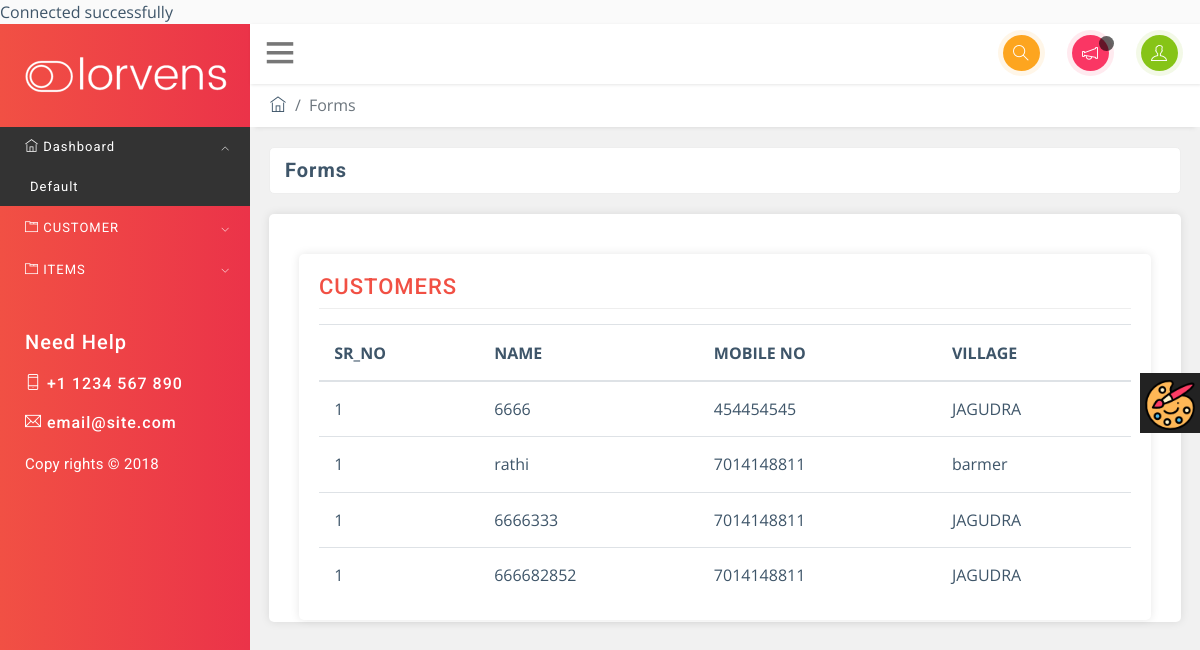
The page /view_customer.php on the database its author committed.
### tables this page shows
CREATE TABLE IF NOT EXISTS `customers` (
  `SR_NO` int(100) NOT NULL AUTO_INCREMENT,
  `NAME` varchar(100) NOT NULL,
  `MOB_NO` varchar(100) NOT NULL,
  `VILLAGE` varchar(100) NOT NULL,
  PRIMARY KEY (`NAME`,`SR_NO`)
);

### view_customer.php (the view, shortened to what this page needs)
<!DOCTYPE html>
<html>
<?php
require_once 'conn.php';
?>
<head>
	<link rel="stylesheet" href="css/bootstrap.min.css">
	<link rel="stylesheet" href="css/themify-icons.css">
	<link rel="stylesheet" href="css/animate.css">
	<link rel="stylesheet" href="css/styles.css">
	<link rel="stylesheet" href="css/red.css" id="style_theme">
	<link rel="stylesheet" href="css/responsive.css">
	<link rel="stylesheet" href="charts/css/morris.css">
	<link rel="stylesheet" href="css/jquery-jvectormap.css">
</head>
<body>
	<div class="theme-settings" id="switcher">
		<span class="theme-click">
			<img src="images/color-pallete.png" alt="color pallete">
		</span>
	</div>
	<div class="wrapper">
		<nav id="sidebar" class="lorvens-bg">
			<div class="sidebar-header">
				<a href="index.html"><img src="images/logo.png" class="logo" alt="logo"></a>
			</div>
			<ul class="list-unstyled components">
				<li class="active">
					<a href="#nav-dashboard" data-toggle="collapse" aria-expanded="true">
						<span class="ti-home"></span> Dashboard
					</a>
					<ul class="collapse list-unstyled show" id="nav-dashboard">
						<li>
							<a href="index.html">Default</a>
						</li>
					</ul>
				</li>
				<li class="nav-level-one">
					<a href="#nav-uiKit" data-toggle="collapse" aria-expanded="false">
						<span class="ti-layout-tab"></span> CUSTOMER
					</a>
		</li>
		<li class="nav-level-one">
					<a href="#nav-ITEMS" data-toggle="collapse" aria-expanded="false">
						<span class="ti-layout-tab"></span> ITEMS
					</a>
		</li>
	</ul>
			<div class="nav-help animated fadeIn">
				<h5>Need Help</h5>
				<h6>
					<span class="ti-mobile"></span> +1 1234 567 890</h6>
				<h6>
					<span class="ti-email"></span> email@site.com</h6>
				<p class="copyright-text">Copy rights &copy; 2018</p>
			</div>
		</nav>
		<div id="content">
			<nav class="navbar navbar-default">
				<div class="container-fluid">
					<div class="navbar-header">
						<span class="ti-menu" id="sidebarCollapse"></span>
					</div>
					<ul class="nav justify-content-end">
						<li class="nav-item">
							<a class="nav-link" data-toggle="modal" data-target=".lorvens-modal-lg">
								<span class="ti-search"></span>
							</a>
						</li>
						<li class="nav-item">
							<a class="nav-link dropdown-toggle" data-toggle="dropdown" href="#" role="button" aria-haspopup="true" aria-expanded="false">
								<span class="ti-announcement"></span>
							</a>
						</li>
						<li class="nav-item">
							<a class="nav-link dropdown-toggle" data-toggle="dropdown" href="#" role="button" aria-haspopup="true" aria-expanded="false">
								<span class="ti-user"></span>
							</a>
						</li>
					</ul>
				</div>
			</nav>
			<ol class="breadcrumb">
				<li class="breadcrumb-item">
					<a href="index.html">
						<span class="ti-home"></span>
					</a>
				</li>
				<li class="breadcrumb-item active">Forms</li>
			</ol>
			<div class="container-fluid">
				<div class="row">
					<div class="col-md-12">
						<h3 class="block-title">Forms</h3>
					</div>
				</div>
				<div class="row">
					<div class="col-md-12">
						<div class="widget-area-2 lorvens-box-shadow">
						<div class="col-md-12">
						<div class="widget-area-2 lorvens-box-shadow">
							<h3 class="widget-title">CUSTOMERS</h3>
							<div class="table-div">
								<table class="table table-hover">
									<thead>
										<tr>
											<th scope="col">SR_NO</th>
											<th scope="col">NAME</th>
											<th scope="col">MOBILE NO</th>
											<th scope="col">VILLAGE</th>
										</tr>
									</thead>
										<?php
										$sql1 = "SELECT * FROM `customers`";
										$result1 = $conn->query($sql1);
									?>
									<tbody>
										<?php
										while ($row1=$result1->fetch_assoc())
											{
										?>
												<tr>
													<td><?php echo $row1["SR_NO"]; ?></td>
													<td><a href="add_stock.php?name=<?php echo $row1['NAME']; ?>"><?php echo $row1["NAME"]; ?></a></td>
													<td><?php echo $row1["MOB_NO"]; ?></td>
													<td><?php echo $row1["VILLAGE"]; ?></td>
												</tr>
									<?php
									}
									  ?>
									</tbody>
								</table>
							</div>
						</div>
					</div>
				</div>
			</div>
		</div>
	</div>
</body>
</html>

### css/styles.css (style rules this page uses)
body { font-family: 'Open Sans', sans-serif; background: #fafafa; color: #3e5569; }
h1, h2, h3, h4, h5, h6, span, #sidebar { font-family: 'Roboto', sans-serif; letter-spacing: 1px; }
p { font-size: 1em; line-height: 1.7em; color: #666; letter-spacing: .3px; }
a, a:hover, a:focus { color: inherit; text-decoration: none; transition: all 0.3s; }
.navbar { padding: 10px 0px; background: #fff; border: none; border-radius: 0; margin-bottom: -1px; box-shadow: 1px 1px 3px rgba(0, 0, 0, 0.1); }
.breadcrumb { border-radius: 0; margin-bottom: 0; background: #fff; box-shadow: 0 6px 4px -5px #ddd; padding: 10px 20px; }
.table td, .table th { padding: .95rem; }
#content { margin-bottom: 20px; transition: all 0.3s; width: 100%; }
ul ul a { font-size: 0.9em; padding-left: 30px !important; background: #333; }
.lorvens-box-shadow { border-radius: 0; border: 0; -webkit-box-shadow: 0 0px 10px rgba(0, 0, 0, 0.1); box-shadow: 0 0px 10px rgba(0, 0, 0, 0.1); background: #fff; margin-top: 20px; }
div[class*="col-"] { padding-right: 9px; padding-left: 9px; }
div[class*="col-"] div[class*="col-"] { padding-right: 10px; padding-left: 10px; }
.widget-area-2 .table-div { padding: 0px; }
#switcher { position: fixed; bottom: 45%; right: -130px; width: 130px; background-color: #404040; color: #ffffff; z-index: 9999; font-size: 15px; padding-bottom: 20px; -webkit-transition: all 0.6s ease; transition: all 0.6s ease; height: 80px; }
#switcher .theme-click { display: block; position: absolute; width: 60px; height: 60px; line-height: 60px; color: #ffffff; font-size: 24px; background-color: #222; text-align: center; left: -60px; top: 0; cursor: pointer; z-index: 2; }
.wrapper { display: flex; align-items: stretch; background-color: #f1f1f1; }
#sidebar { min-width: 250px; max-width: 250px; color: #ffffff; transition: all 0.3s; min-height: 100vh; }
#sidebar ul li a { text-align: left; }
#sidebar .sidebar-header { padding: 30px 20px; }
#sidebar ul.components>li { position: relative; margin: 2px 0; }
#sidebar ul li a { padding: 10px 10px 10px 25px; font-size: 13px; display: block; letter-spacing: 1px; }
#sidebar ul li.active>a, #sidebar a[aria-expanded="true"] { color: #fff; background: #333; }
#sidebar a[data-toggle="collapse"] { position: relative; }
#sidebar a[aria-expanded="false"]::before, #sidebar a[aria-expanded="true"]::before { content: '\e64b'; display: block; position: absolute; right: 20px; font-family: 'themify'; font-size: 0.6em; top: 40%; }
#sidebar a[aria-expanded="true"]::before { content: '\e648'; }
#sidebarCollapse { padding-top: 10px; padding-bottom: 10px; font-size: 30px; cursor: pointer; color: #777; }
.nav-help { padding: 25px; }
.nav-help h6 { margin: 20px 0px; letter-spacing: 1px; }
.navbar-default .dropdown-toggle::after { display: none; }
.navbar-default .ti-announcement, .navbar-default .ti-user, .navbar-default .ti-search { padding: 10px; border-radius: 50%; color: #fff; }
.navbar-default .ti-announcement::after { content: ""; width: 15px; height: 15px; -webkit-animation: bounce 1.0s infinite ease-in-out; animation: bounce 1.0s infinite ease-in-out; background: rgba(0, 0, 0, .6); position: absolute; top: 12px; border-radius: 50%; }
.navbar-default .ti-user { background: rgba(134, 196, 23, 1); box-shadow: 0 0 0 5px rgba(134, 196, 23, .1); }
.navbar-default .ti-announcement { background: rgba(250, 54, 100, 1); box-shadow: 0 0 0 5px rgba(250, 54, 100, .1); }
.navbar-default .ti-search { background: rgba(253, 165, 31, 1); box-shadow: 0 0 0 5px rgba(253, 165, 31, .1); }
.navbar .nav .nav-item:last-child .nav-link { padding-right: 7px; }
h3.block-title { font-size: 20px; color: #3e5569; border: 1px solid #eee; margin: 20px 0 0; padding: 5px 15px; background: #fff; border-radius: 5px; font-weight: bold; }
.widget-area-2 { background: #fff; margin-top: 20px; padding: 20px; padding-bottom: 2px; border-radius: 5px; }
.widget-title { font-size: 22px; padding-bottom: .5rem; margin-bottom: 15px; border-bottom: 1px solid #eeeeee; }
.copyright-text { color: #fff; font-size: 15px; }
.block-title { -ms-flex: 1 1 auto; flex: 1 1 auto; min-height: 1.75rem; margin: 0; font-size: 1.125rem; font-weight: 400; line-height: 1.75; }

### css/red.css (style rules this page uses)
.lorvens-bg { background: #F15044; background: -webkit-linear-gradient(to right, #F15044, #EB3349); background: linear-gradient(to right, #F15044, #EB3349); }
.widget-title { color: #F15044; }

### css/responsive.css (style rules this page uses)
@media (min-width: 992px) { .row { margin-right: -5px; margin-left: -5px; } }

### rows shown on the page
customers: SR_NO "1", NAME "6666", MOB_NO "454454545", VILLAGE "JAGUDRA"
customers: SR_NO "1", NAME "rathi", MOB_NO "7014148811", VILLAGE "barmer"
customers: SR_NO "1", NAME "6666333", MOB_NO "7014148811", VILLAGE "JAGUDRA"
customers: SR_NO "1", NAME "666682852", MOB_NO "7014148811", VILLAGE "JAGUDRA"
